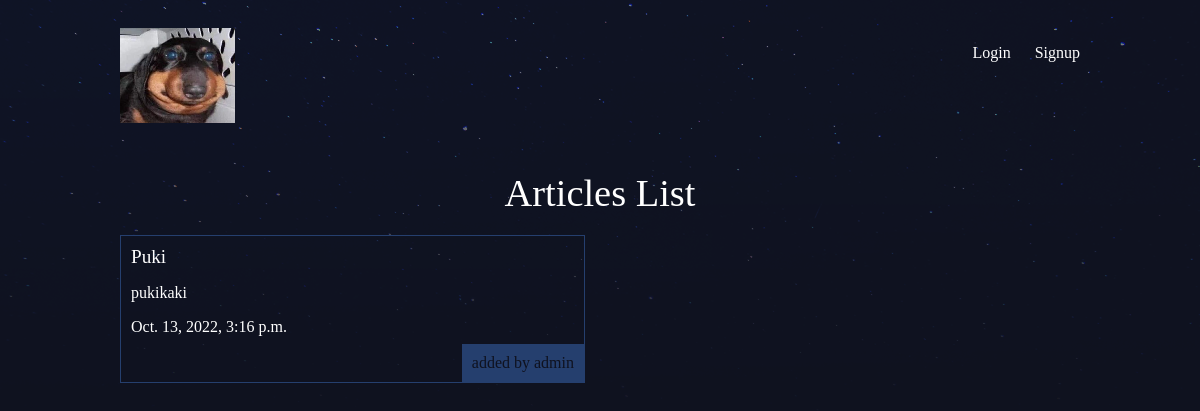
The page /articles/ on the database as committed earlier.
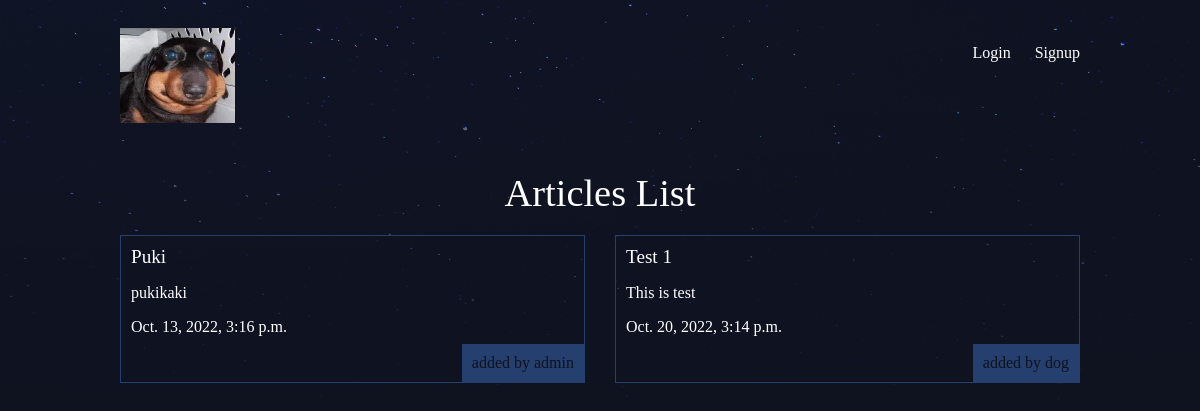
The same page on the database as committed later.
### articles/models.py (models this page shows, shortened)
class Article(models.Model):
    title = models.CharField(max_length=128)
    slug = models.SlugField()
    body = models.TextField()
    date = models.DateTimeField(auto_now_add=True)
    thumb = models.ImageField(default="default.png",blank=True)
    author  =  models.ForeignKey(User,on_delete=models.CASCADE,default=None)
    def snippet(self):
        if (len(self.body)>50):
            return self.body[:50] + "..."
        else: return self.body

### articles/views.py (the view)
# urls.py: path('',views.article_list,name="list"),
def article_list(request):
    articles = Article.objects.all().order_by("date")
    return render(request, 'articles/article_list.html',{'articles':articles})

### articles/templates/articles/article_list.html
{% extends 'base_layout.html' %}
{% block content%}
    <h3>Articles List</h3>
    <div class="articles">
    {% for article in articles %}
        <div class="article">
            <h2><a href="{% url 'articles:detail' slug=article.slug %}">{{ article.title }}</a></h2>
            <p>{{ article.snippet }}</p>
            <p>{{ article.date }}</p>
            <p class="author">added by {{ article.author.username }}</p>
        </div>
    {% endfor %}
    </div>
{% endblock %}

Rows that differ between the two databases and show on the page:
added Article: title "Test 1", snippet "This is test", date "Oct. 20, 2022, 3:14 p.m.", author.username "dog"
